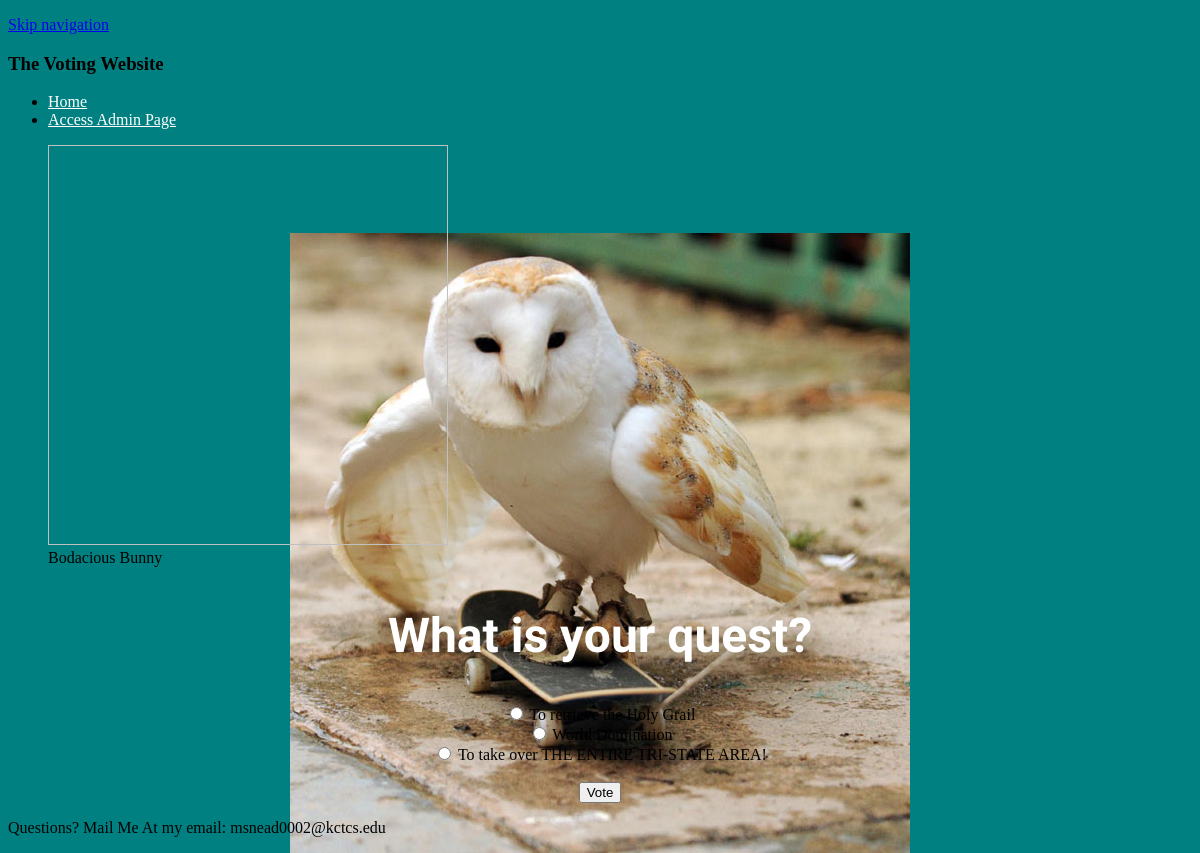
Screenshot of /polls/4/ with the database file from the repository.
### polls/models.py (models this page shows, shortened)
@python_2_unicode_compatible  # only if you need to support Python 2
class Question(models.Model):
    question_text = models.CharField(max_length=200)
    pub_date = models.DateTimeField('date published')
    def was_published_recently(self):
        now = timezone.now()
        return now - datetime.timedelta(days=1) <= self.pub_date <= now
    was_published_recently.admin_order_field = 'pub_date'
    was_published_recently.boolean = True
    was_published_recently.short_description = 'Published recently?'

@python_2_unicode_compatible  # only if you need to support Python 2
class Choice(models.Model):
    question = models.ForeignKey(Question, on_delete=models.CASCADE)
    choice_text = models.CharField(max_length=200)
    votes = models.IntegerField(default=0)

### polls/views.py (the view)
# urls.py: url(r'^(?P<pk>[0-9]+)/$', views.DetailView.as_view(), name='detail'),
class DetailView(generic.DetailView):
    model = Question
    template_name = 'polls/detail.html'
    def get_queryset(self):
        return Question.objects.filter(pub_date__lte=timezone.now())

### polls/templates/polls/detail.html (shortened to what this page needs)
{% load staticfiles %}
<!DOCTYPE html>
<html lang="en">
   <head>
	  <link rel="stylesheet" type="text/css" href="{% static 'polls/style.css' %}" />
   </head>
   <body>
		<div class="container">
			<p class="skipnavigation"><a href="#contentstart">Skip navigation</a></p>
			<header>
				<h3>The Voting Website</h3>
			</header>
			<nav class = "sitenavigation">
				<ul>
					<li><a href = "http://127.0.0.1:8000/polls/">Home<a></li>
					<li><a href = "http://127.0.0.1:8000/admin/">Access Admin Page<a></li>
				</ul>
			</nav>
			<article>
				<figure class="bunny">
					<img href="{% static 'polls/background.jpg' %}" width="400" height="400" alt="">
					<figcaption>Bodacious Bunny</figcaption>
				</figure>
				<div>
					<h1>{{ question.question_text }}</h1>
					<center>
					<form action="{% url 'polls:vote' question.id %}" method="post">
					{% for choice in question.choice_set.all %}
						<input type="radio" name="choice" id="choice{{ forloop.counter }}" value="{{ choice.id }}" />
						<label for="choice{{ forloop.counter }}">{{ choice.choice_text }}</label><br/>
					{% endfor %}
					<br/>
					<input type="submit" value="Vote" />
					</form>
					</center>
				</div>
			</article>
			<footer>
				<p>Questions? Mail Me At my email: msnead0002@kctcs.edu</a></p>
			</footer>
		</div>
   </body>

### polls/static/polls/style.css (style rules this page uses)
li a { color: white; }
body { background: teal url("images/background.JPG") no-repeat center bottom; }
h1 { color: White; font-family: "pinyon script", "times new roman", sans-serif; font-style: itallic; text-align: center; font-size: 3em; }

### rows the page displays
Question: question_text "What is your quest?"
Choice: choice_text "To retrieve the Holy Grail"
Choice: choice_text "World Domination"
Choice: choice_text "To take over THE ENTIRE TRI-STATE AREA!"
